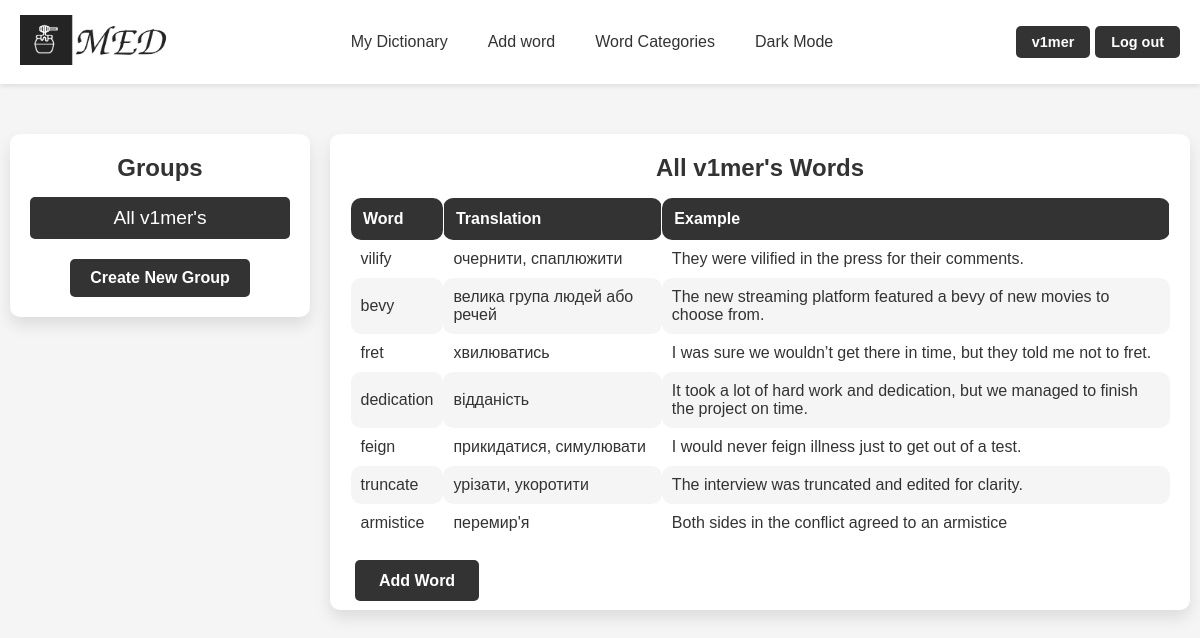
The app's page /groups/1/ (signed in) with its own data.
### med/models.py (models this page shows, shortened)
class WordGroup(models.Model):
    name = models.CharField(max_length=100)
    words = models.ManyToManyField(Word, blank=True)
    user = models.ForeignKey(User, on_delete=models.CASCADE)
    is_main = models.BooleanField(verbose_name='main', default=False)
    class Meta:
        ordering = ['name']
        indexes = [
            models.Index(fields=['name'])
        ]

class Word(models.Model):
    word = models.CharField(max_length=100)
    translation = models.CharField(max_length=100)
    example = models.TextField(blank=True)
    time_create = models.DateTimeField(auto_now_add=True)
    time_update = models.DateTimeField(auto_now=True)
    user = models.ForeignKey(User, on_delete=models.CASCADE)
    is_favourite = models.BooleanField(default=False)
    class Meta:
        ordering = ['-time_create', 'word']
        indexes = [
            models.Index(fields=['-time_create'])
        ]

### med/views.py (the view)
# urls.py: path('groups/<int:group_id>/', views.GroupWordsView.as_view(), name='group_words'),
class GroupWordsView(ListView):
    model = Word
    template_name = 'med/groups.html'
    context_object_name = 'words'
    def is_main(self):
        group_id = self.kwargs.get('group_id')
        is_main = get_object_or_404(WordGroup, id=group_id, user=self.request.user).is_main
        return is_main
    def get_name(self):
        group_id = self.kwargs.get('group_id')
        name = get_object_or_404(WordGroup, id=group_id, user=self.request.user).name
        return name
    def get_context_data(self, **kwargs):
        context = super().get_context_data(**kwargs)
        context['title'] = "Groups"
        context['title1'] = f"{self.get_name()} Words"
        context['groups'] = WordGroup.objects.filter(user=self.request.user)
        context['is_main'] = self.is_main()
        context['group_id'] = self.kwargs.get('group_id')
        context['is_group'] = True
        context['words_f_g'] = True
        return context
    def get_queryset(self):
        group_id = self.kwargs.get('group_id')
        group = get_object_or_404(WordGroup, id=group_id, user=self.request.user)
        return group.words.all()

### med/templates/med/groups.html (shortened to what this page needs)
{% extends "base.html" %}
{% block content %}
<div class="group-container">
    <div class="group-list">
        <h2>{{ title }}</h2>
        <div class="group-blocks">
            {% for group in groups %}
            {% if group.id == group_id %}
                <div class="group-block group-block-selected">
                    <p>{{ group.name }}</p>
                </div>
            {% else %}
                <a href="{% url 'group_words' group.id %}">
                    <div class="group-block">
                        <p>{{ group.name }}</p>
                    </div>
                </a>
            {% endif %}
            {% endfor %}
        </div>
        <a href="{% url 'create_group' %}" class="buttons">Create New Group</a>
    </div>
    <div class="word-list-container">
        <h2>{{ title1 }}</h2>
        {% if is_group %}
        {% if words %}
            <table class="word_table group-table">
                <thead>
                    <tr>
                        <th>Word</th>
                        <th>Translation</th>
                        <th>Example</th>
                    </tr>
                </thead>
                <tbody>
                    {% for word in words %}
                        <tr>
                            <td>{{ word.word }}</td>
                            <td>{{ word.translation }}</td>
                            <td>{{ word.example }}</td>
                        </tr>
                    {% endfor %}
                </tbody>
            </table>
        {% else %}
            <p>No words in this group.</p>
        {% endif %}
        {% endif %}
        {% if is_group %}
        <div class="buttons groups-buttons">
            <div class="add_word">
                {% if is_main %}
                <a href="{% url 'addword' %}" class="add-word-button">Add Word</a>
                {% else %}
                <a href="{% url 'words' %}" class="add-word-button">Add Word</a>
                <a href="#" class="add-word-button" onclick="deleteSelectedWords(); return false;">Delete Selected</a>
                {% endif %}
            </div>
        </div>
        {% endif %}
    </div>
</div>
{% endblock %}

### templates/base.html (shortened to what this page needs)
{% load static %}
<!DOCTYPE html>
<html lang="en">
<head>
    <link rel="stylesheet" type="text/css" href="{% static 'med/css/styles.css' %}">
</head>
<body>
<header>
    {% if user.is_authenticated %}
        {% if is_profile %}
            {% if is_my_profile %}
            <a href="{% url 'profile' user.username %}"><img id="logo_img" src="{% static 'med/img/base/light_logo.png' %}" data-light-src="{% static 'med/img/base/light_logo.png' %}" data-dark-src="{% static 'med/img/base/dark_logo.png' %}" alt="MED Logo"></a>
            {% else %}
            <a href="{% url 'profile' logged_user.username %}"><img id="logo_img" src="{% static 'med/img/base/light_logo.png' %}" data-light-src="{% static 'med/img/base/light_logo.png' %}" data-dark-src="{% static 'med/img/base/dark_logo.png' %}" alt="MED Logo"></a>
            {% endif %}
        {% else %}
            <a href="{% url 'profile' user.username %}"><img id="logo_img" src="{% static 'med/img/base/light_logo.png' %}" data-light-src="{% static 'med/img/base/light_logo.png' %}" data-dark-src="{% static 'med/img/base/dark_logo.png' %}" alt="MED Logo"></a>
        {% endif %}
    {% else %}
        <a href="{% url 'home' %}"><img id="logo_img" src="{% static 'med/img/base/light_logo.png' %}" data-light-src="{% static 'med/img/base/light_logo.png' %}" data-dark-src="{% static 'med/img/base/dark_logo.png' %}" alt="MED Logo"></a>
    {% endif %}
    <nav class="nav-items">
        <div class="nav-center">
            {% if user.is_authenticated %}
                {% if is_my_dict %}
                <a href="{% url 'words' user.username %}">My Dictionary</a>
                {% else %}
                <a href="{% url 'words' request.user.username %}">My Dictionary</a>
                {% endif %}
                <a href="{% url 'addword' %}">Add word</a>
                <a href="{% url 'groups' %}">Word Categories</a>
            {% else %}
                <a href="{% url 'login' %}">My Dictionary</a>
                <a href="{% url 'login' %}">Add word</a>
                <a href="#">Word Categories</a>
            {% endif %}
            <a href="#" id="theme-toggle-dark">Dark Mode</a>
        </div>
        {% if request.user.is_authenticated %}
        <div class="buttons">
            {% if is_profile %}
                {% if is_my_profile %}
                <a href="{% url 'profile' user.username %}">{{request.user.username}}</a>
                {% else %}
                <a href="{% url 'profile' logged_user.username %}">{{request.user.username}}</a>
                {% endif %}
            {% else %}
                <a href="{% url 'profile' user.username %}">{{request.user.username}}</a>
            {% endif %}
            <a href="{% url 'logout' %}">Log out</a>
        </div>
        {% else %}
        <div class="buttons">
            <a href="{% url 'login' %}">Log in</a>
            <a href="{% url 'register' %}">Register</a>
        </div>
        {% endif %}
    </nav>
</header>
<div class="container">
    {% block content %}
    {% endblock %}
</div>
</body>
</html>

### med/static/med/css/styles.css (style rules this page uses)
:root { --background-color: #f5f5f5; --text-color: #333; --header-background: #ffffff; --button-background: #333; --button-text-color: #ffffff; --feature-background: #fff; --word-list-background: #fff; --feature-shadow: 0px 8px 16px rgba(0, 0, 0, 0.1); --feature-text-color: #666; --list-text-color: #666; }
body { font-family: Arial, sans-serif; background-color: var(--background-color); color: var(--text-color); }
a { text-decoration: none; color: var(--text-color); transition: color 0.3s; }
* { margin: 0; padding: 0; box-sizing: border-box; }
header { display: flex; justify-content: space-between; align-items: center; padding: 15px 20px; background-color: var(--header-background); box-shadow: 0px 2px 5px rgba(0, 0, 0, 0.1); }
header .nav-items { display: flex; align-items: center; width: 100%; justify-content: space-between; }
header .nav-center { display: flex; gap: 20px; justify-content: center; flex-grow: 1; align-items: center; }
header .buttons { display: flex; gap: 5px; align-items: center; margin-top: 0px; }
header #logo_img { height: 50px; cursor: pointer; }
header .nav-center a { text-decoration: none; color: var(--nav-link-color); font-size: 1em; font-weight: 500; padding: 5px 10px; transition: color 0.3s, background-color 0.3s; }
header .buttons a { text-decoration: none; color: var(--button-text-color); background-color: var(--button-background); padding: 8px 16px; border-radius: 5px; font-size: 0.9em; font-weight: bold; transition: background-color 0.3s, transform 0.3s; margin: 0; }
.container { max-width: 1200px; margin: 0 auto; text-align: center; padding: 30px 10px; }
.container p { font-size: 1.2em; color: var(--text-color); max-width: 600px; margin: 0 auto 30px; }
.buttons a { text-decoration: none; color: var(--button-text-color); background-color: var(--button-background); padding: 12px 24px; margin: 0 5px; border-radius: 5px; font-size: 1em; transition: background-color 0.3s; }
.word_table thead th { background-color: var(--button-background); color: var(--button-text-color); padding: 12px; text-align: left; font-weight: bold; border-bottom: 2px solid var(--dark-card-border); }
.word_table tbody td { padding: 10px; border: 1px solid var(--dark-card-border); text-align: left; color: var(--text-color); }
.word_table tbody tr:nth-child(even) { background-color: var(--background-color); }
.word_table th, td { border: 1px solid var(--feature-background); border-radius: 10px; }
.group-container { display: flex; gap: 20px; margin-top: 20px; text-align: left; align-items: flex-start; }
.group-list { flex: 0 0 300px; background-color: var(--feature-background); border-radius: 10px; box-shadow: var(--feature-shadow); padding: 20px; }
.word-list-container { flex: 1; background-color: var(--feature-background); border-radius: 10px; box-shadow: var(--feature-shadow); padding: 20px; text-align: center; }
.group-list h2 { font-size: 1.5em; color: var(--text-color); margin-bottom: 15px; }
.group-blocks { display: flex; flex-direction: column; gap: 10px; margin-bottom: 20px; }
.group-block { background-color: var(--background-color); color: var(--text-color); border-radius: 5px; padding: 10px; text-align: center; transition: background-color 0.3s; text-decoration: none; }
.group-block p { margin: 0; color: var(--text-color); text-decoration: none; }
.group-list .buttons { display: inline-block; padding: 10px 20px; background-color: var(--button-background); color: var(--button-text-color); border-radius: 5px; text-align: center; font-weight: bold; transition: background-color 0.3s; text-decoration: none; }
.word-list-container h2 { font-size: 1.5em; color: var(--text-color); margin-bottom: 15px; }
.group-block-selected { background-color: var(--button-background); }
.group-block-selected p { color: var(--button-text-color); }
.word_table { width: 100%; border-collapse: collapse; font-size: 1em; color: var(--text-color); border: 1px solid var(--dark-card-border); }
.groups-buttons { display: flex; justify-content: space-between; align-items: center; }
.buttons .add_word { display: inline-block; text-align: left; width: auto; }
.add-word-button { text-decoration: none; color: var(--button-text-color); background-color: var(--button-background); padding: 12px 24px; border-radius: 5px; font-size: 1em; font-weight: bold; transition: background-color 0.3s; }
.group-list { text-align: center; }
.group-table { margin-bottom: 30px; }

### records on screen
WordGroup: name "All v1mer's"
Word: word "vilify", translation "очернити, спаплюжити", example "They were vilified in the press for their comments."
Word: word "bevy", translation "велика група людей або речей", example "The new streaming platform featured a bevy of new movies to choose from."
Word: word "fret", translation "хвилюватись", example "I was sure we wouldn’t get there in time, but they told me not to fret."
Word: word "dedication", translation "відданість", example "It took a lot of hard work and dedication, but we managed to finish the project on time."
Word: word "feign", translation "прикидатися, симулювати", example "I would never feign illness just to get out of a test."
Word: word "truncate", translation "урізати, укоротити", example "The interview was truncated and edited for clarity."
Word: word "armistice", translation "перемир'я", example "Both sides in the conflict agreed to an armistice"

### other values on screen
{{ request.user.username }} "v1mer"
{{ title }} "Groups"
{{ title1 }} "All v1mer's Words"
